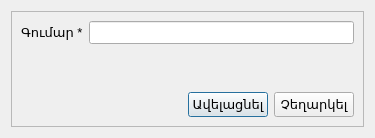
<?xml version="1.0" encoding="UTF-8"?>
<ui version="4.0">
 <class>addFarmCostsDlg</class>
 <widget class="QDialog" name="addFarmCostsDlg">
  <property name="geometry">
   <rect>
    <x>0</x>
    <y>0</y>
    <width>375</width>
    <height>138</height>
   </rect>
  </property>
  <property name="font">
   <font>
    <pointsize>8</pointsize>
   </font>
  </property>
  <property name="windowTitle">
   <string>Dialog</string>
  </property>
  <layout class="QGridLayout" name="gridLayout">
   <item row="0" column="0">
    <widget class="QScrollArea" name="scrollArea">
     <property name="widgetResizable">
      <bool>true</bool>
     </property>
     <widget class="QWidget" name="scrollAreaWidgetContents">
      <property name="geometry">
       <rect>
        <x>0</x>
        <y>0</y>
        <width>355</width>
        <height>118</height>
       </rect>
      </property>
      <layout class="QGridLayout" name="gridLayout_2">
       <item row="0" column="0">
        <layout class="QVBoxLayout" name="verticalLayout_4">
         <item>
          <layout class="QVBoxLayout" name="verticalLayout">
           <item>
            <layout class="QHBoxLayout" name="horizontalLayout_6">
             <item>
              <layout class="QHBoxLayout" name="horizontalLayout_3">
               <item>
                <widget class="QLabel" name="lblCosts">
                 <property name="font">
                  <font>
                   <pointsize>10</pointsize>
                  </font>
                 </property>
                 <property name="text">
                  <string>Գումար *</string>
                 </property>
                </widget>
               </item>
              </layout>
             </item>
             <item>
              <widget class="QLineEdit" name="editCosts">
               <property name="font">
                <font>
                 <pointsize>10</pointsize>
                </font>
               </property>
               <property name="maxLength">
                <number>30</number>
               </property>
              </widget>
             </item>
            </layout>
           </item>
          </layout>
         </item>
         <item>
          <layout class="QVBoxLayout" name="verticalLayout_3">
           <item>
            <spacer name="verticalSpacer">
             <property name="orientation">
              <enum>Qt::Vertical</enum>
             </property>
             <property name="sizeHint" stdset="0">
              <size>
               <width>20</width>
               <height>40</height>
              </size>
             </property>
            </spacer>
           </item>
           <item>
            <layout class="QHBoxLayout" name="horizontalLayout_7">
             <item>
              <spacer name="horizontalSpacer_4">
               <property name="orientation">
                <enum>Qt::Horizontal</enum>
               </property>
               <property name="sizeHint" stdset="0">
                <size>
                 <width>40</width>
                 <height>20</height>
                </size>
               </property>
              </spacer>
             </item>
             <item>
              <widget class="QPushButton" name="btnAddCosts">
               <property name="sizePolicy">
                <sizepolicy hsizetype="Fixed" vsizetype="Fixed">
                 <horstretch>0</horstretch>
                 <verstretch>0</verstretch>
                </sizepolicy>
               </property>
               <property name="font">
                <font>
                 <pointsize>10</pointsize>
                </font>
               </property>
               <property name="text">
                <string>Ավելացնել</string>
               </property>
               <property name="icon">
                <iconset resource="farmmanager.qrc">
                 <normaloff>:/FarmManager/Resources/plus.png</normaloff>:/FarmManager/Resources/plus.png</iconset>
               </property>
               <property name="default">
                <bool>true</bool>
               </property>
              </widget>
             </item>
             <item>
              <widget class="QPushButton" name="btnCancel">
               <property name="font">
                <font>
                 <pointsize>10</pointsize>
                </font>
               </property>
               <property name="text">
                <string>Չեղարկել</string>
               </property>
              </widget>
             </item>
            </layout>
           </item>
           <item>
            <layout class="QVBoxLayout" name="verticalLayout_2"/>
           </item>
          </layout>
         </item>
        </layout>
       </item>
      </layout>
      <zorder></zorder>
     </widget>
    </widget>
   </item>
  </layout>
 </widget>
 <resources>
  <include location="farmmanager.qrc"/>
 </resources>
 <connections>
  <connection>
   <sender>btnCancel</sender>
   <signal>clicked()</signal>
   <receiver>addFarmCostsDlg</receiver>
   <slot>reject()</slot>
   <hints>
    <hint type="sourcelabel">
     <x>242</x>
     <y>112</y>
    </hint>
    <hint type="destinationlabel">
     <x>315</x>
     <y>77</y>
    </hint>
   </hints>
  </connection>
 </connections>
</ui>
